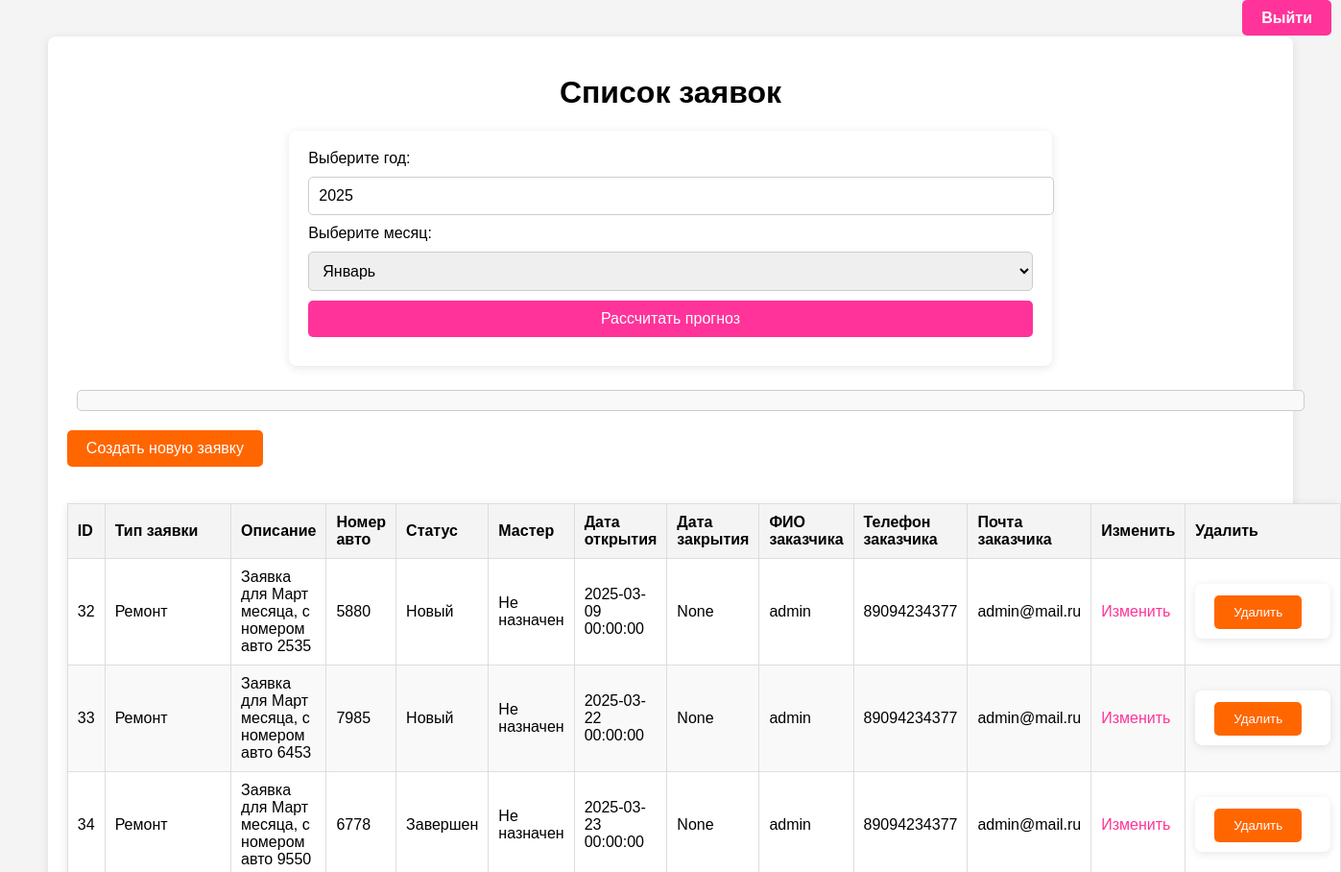
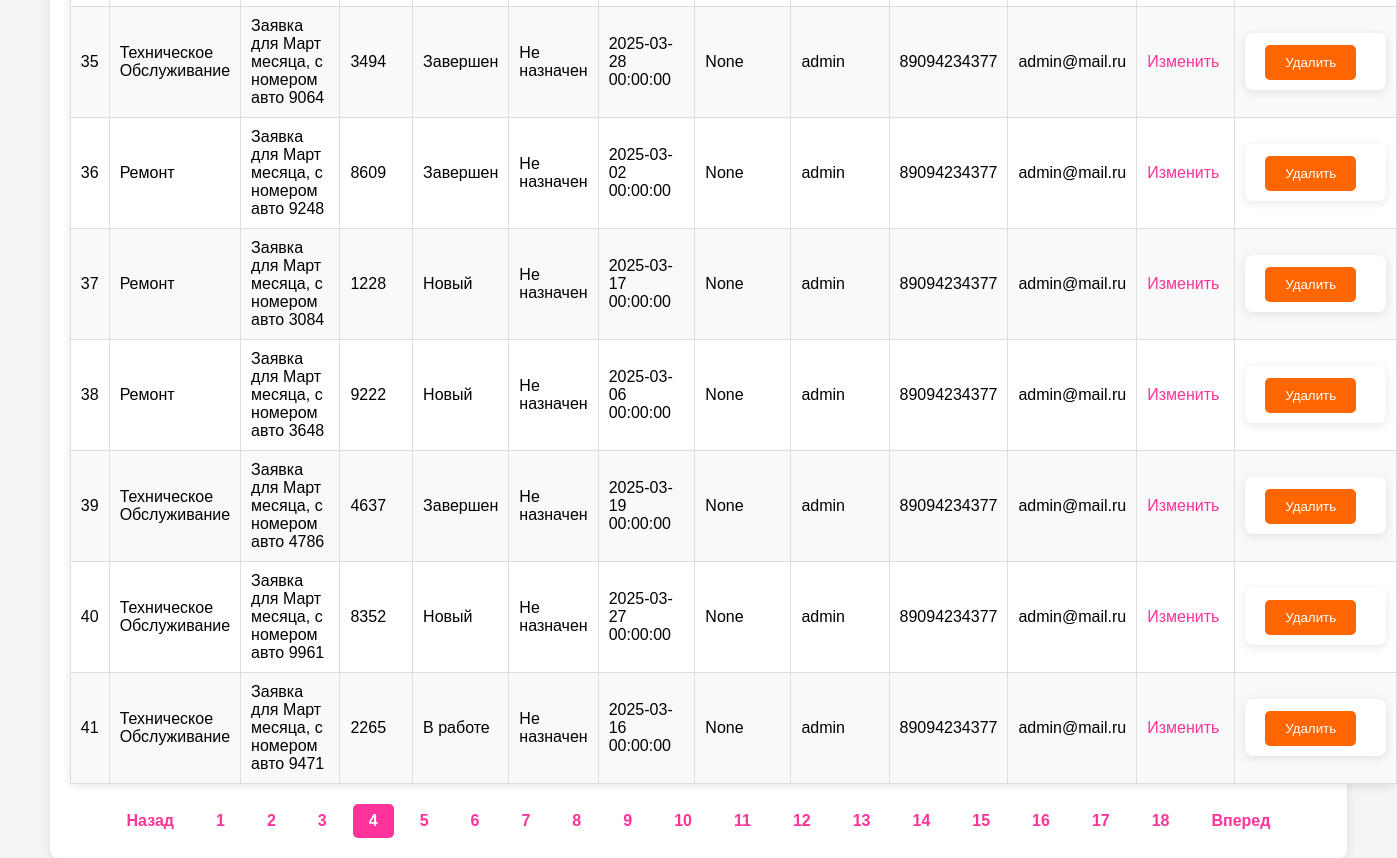
/admin/dashboard?page=4 (signed in), run on the app's committed database (2 pictures, top to bottom).
### models.py (models this page shows)
class Request(db.Model):
    id = db.Column(db.Integer, primary_key=True)
    user_id = db.Column(db.Integer, db.ForeignKey('user.id'), nullable=False)
    request_type = db.Column(db.String(100), nullable=False)
    description = db.Column(db.String(500), nullable=False)
    status = db.Column(db.String(50), default='new')
    date_opened = db.Column(db.DateTime, default=datetime.utcnow)
    date_closed = db.Column(db.DateTime)
    car_number = db.Column(db.String(20), nullable=False)
    master_id = db.Column(db.Integer, db.ForeignKey('user.id'), nullable=True)
    master = db.relationship('User', foreign_keys=[master_id])
    customer_name = db.Column(db.String(200), nullable=False)
    customer_phone = db.Column(db.String(20), nullable=False)
    customer_email = db.Column(db.String(120), nullable=False)
    user = db.relationship('User', foreign_keys=[user_id], backref='requests', lazy=True)

### admin.py (the view)
@admin.route('/dashboard', methods=['GET', 'POST'])
def dashboard():
    if 'user_id' not in session:
        return redirect(url_for('auth.login'))
    user = User.query.get(session['user_id'])
    current_year = datetime.now().year
    page = request.args.get('page', 1, type=int)
    per_page = 10
    if user.role == 'admin':
        total_requests = Request.query.count()
        requests = Request.query.offset((page - 1) * per_page).limit(per_page).all()
    else:
        total_requests = Request.query.filter_by(user_id=user.id).count()
        requests = Request.query.filter_by(user_id=user.id).offset((page - 1) * per_page).limit(per_page).all()
    total_pages = ceil(total_requests / per_page)
    return render_template('dashboard.html', requests=requests, current_year=current_year, page=page, total_pages=total_pages)

### templates/dashboard.html (shortened to what this page needs)
<!DOCTYPE html>
<html lang="ru">
<head>
    <link rel="stylesheet" href="{{ url_for('static', filename='style.css') }}">
</head>
<body>
    <div class="logout-btn">
        <a href="{{ url_for('auth.logout') }}" class="logout">Выйти</a>
    </div>
    <div class="container">
        <h1>Список заявок</h1>
        {% if session['role'] == 'admin' %}
            <div class="forecast-form">
                <form id="forecast-form">
                    <label for="year">Выберите год:</label>
                    <input type="number" name="year" id="year" value="{{ current_year }}" required>
                    <label for="month">Выберите месяц:</label>
                    <select name="month" id="month" required>
                        <option value="1">Январь</option>
                    </select>
                    <button type="submit">Рассчитать прогноз</button>
                </form>
                <div id="forecast-result" class="forecast-result"></div>
            </div>
        {% endif %}
        <a href="{{ url_for('requests.request_repair') }}" class="btn-create">Создать новую заявку</a><br><br>
        <table>
            <thead>
                <tr>
                    <th>ID</th>
                    <th>Тип заявки</th>
                    <th>Описание</th>
                    <th>Номер авто</th>
                    <th>Статус</th>
                    <th>Мастер</th>
                    <th>Дата открытия</th>
                    <th>Дата закрытия</th>
                    <th>ФИО заказчика</th>
                    <th>Телефон заказчика</th>
                    <th>Почта заказчика</th>
                    <th>Изменить</th>
                    <th>Удалить</th>
                </tr>
            </thead>
            <tbody>
                {% for request in requests %}
                <tr>
                    <td>{{ request.id }}</td>
                    <td>{{ request.request_type | replace("repair", "Ремонт") | replace("maintenance", "Техническое Обслуживание") }}</td>
                    <td>{{ request.description }}</td>
                    <td>{{ request.car_number }}</td>
                    <td>{{ request.status | replace("new", "Новый") | replace("in_work", "В работе") | replace("completed", "Завершен") }}</td>
                    <td>{{ request.master.full_name if request.master else 'Не назначен' }}</td>
                    <td>{{ request.date_opened }}</td>
                    <td>{{ request.date_closed }}</td>
                    <td>{{ request.customer_name }}</td>
                    <td>{{ request.customer_phone }}</td>
                    <td>{{ request.customer_email }}</td>
                    <td>
                        <a href="{{ url_for('requests.edit_request', request_id=request.id) }}">Изменить</a>
                    </td>
                    <td>
                        <form method="POST" action="{{ url_for('requests.delete_request', request_id=request.id) }}" style="display:inline;">
                            <button type="submit">Удалить</button>
                        </form>
                    </td>
                </tr>
                {% endfor %}
            </tbody>
        </table>
        {% if total_pages > 1 %}
        <div class="pagination">
            {% if page > 1 %}
                <a href="{{ url_for('admin.dashboard', page=page-1) }}">Назад</a>
            {% endif %}
            {% for p in range(1, total_pages+1) %}
                <a href="{{ url_for('admin.dashboard', page=p) }}" class="{% if p == page %}active{% endif %}">{{ p }}</a>
            {% endfor %}
            {% if page < total_pages %}
                <a href="{{ url_for('admin.dashboard', page=page+1) }}">Вперед</a>
            {% endif %}
        </div>
        {% endif %}
    </div>
</body>
</html>

### static/style.css (style rules this page uses)
body { font-family: Arial, sans-serif; background-color: #f4f4f4; margin: 0; padding: 0; }
h1 { text-align: center; margin-top: 20px; }
form { width: 60%; margin: 0 auto; padding: 20px; background-color: #fff; border-radius: 8px; box-shadow: 0 2px 10px rgba(0, 0, 0, 0.1); }
input, select, textarea { width: 100%; padding: 10px; margin: 10px 0; border-radius: 5px; border: 1px solid #ccc; }
button { padding: 10px 20px; background-color: #ff6600; border: none; color: #fff; border-radius: 5px; cursor: pointer; width: auto; margin-right: 10px; }
table { width: 90%; margin: 20px auto; border-collapse: collapse; background-color: #fff; }
th, td { padding: 10px; text-align: left; border: 1px solid #ddd; }
th { background-color: #f8f8f8; }
a { text-decoration: none; color: #ff3399; }
.container { width: 90%; margin: 0 auto; padding: 20px; background-color: #fff; border-radius: 8px; box-shadow: 0 2px 10px rgba(0, 0, 0, 0.1); }
.btn-create { background-color: #ff6600; color: white; padding: 10px 20px; text-decoration: none; border-radius: 5px; display: inline-block; }
.forecast-form { display: flex; flex-direction: column; gap: 10px; }
.forecast-form input, .forecast-form select, .forecast-form button { padding: 10px; font-size: 16px; border-radius: 5px; border: 1px solid #ccc; }
.forecast-form button { background-color: #ff3399; color: white; border: none; cursor: pointer; }
.forecast-result { margin-left: 10px; padding: 10px; font-size: 16px; color: #333; background-color: #f9f9f9; border-radius: 5px; border: 1px solid #ccc; margin-bottom: 20px; }
@media (max-width: 1919px) { .forecast-form { flex-direction: column; align-items: stretch; } }
@media (max-width: 1919px) { .forecast-result { margin-top: 15px; width: 100%; } }
@media (max-width: 1919px) { .forecast-form input, .forecast-form select, .forecast-form button { width: 100%; margin-bottom: 10px; } }
table { width: 100%; margin-top: 20px; border-collapse: collapse; background-color: #fff; border-radius: 8px; box-shadow: 0 2px 10px rgba(0, 0, 0, 0.1); }
th { background-color: #f4f4f4; }
tr:nth-child(even) { background-color: #f9f9f9; }
.pagination { display: flex; justify-content: center; gap: 10px; margin-top: 20px; }
.pagination a { text-decoration: none; color: #ff3399; font-weight: bold; padding: 8px 16px; border-radius: 5px; }
.pagination .active { background-color: #ff3399; color: white; }
.logout-btn { text-align: right; margin: 10px; }
.logout { background-color: #ff3399; color: white; padding: 10px 20px; text-decoration: none; border-radius: 5px; font-weight: bold; }

### data on the page
Request: id "32", request_type "Ремонт", description "Заявка для Март месяца, с номером авто 2535", car_number "5880", status "Новый", master "Не назначен", date_opened "2025-03-09 00:00:00", date_closed "None", customer_name "admin", customer_phone "89094234377", customer_email "admin@mail.ru"
Request: id "33", request_type "Ремонт", description "Заявка для Март месяца, с номером авто 6453", car_number "7985", status "Новый", master "Не назначен", date_opened "2025-03-22 00:00:00", date_closed "None", customer_name "admin", customer_phone "89094234377", customer_email "admin@mail.ru"
Request: id "34", request_type "Ремонт", description "Заявка для Март месяца, с номером авто 9550", car_number "6778", status "Завершен", master "Не назначен", date_opened "2025-03-23 00:00:00", date_closed "None", customer_name "admin", customer_phone "89094234377", customer_email "admin@mail.ru"
Request: id "35", request_type "Техническое Обслуживание", description "Заявка для Март месяца, с номером авто 9064", car_number "3494", status "Завершен", master "Не назначен", date_opened "2025-03-28 00:00:00", date_closed "None", customer_name "admin", customer_phone "89094234377", customer_email "admin@mail.ru"
Request: id "36", request_type "Ремонт", description "Заявка для Март месяца, с номером авто 9248", car_number "8609", status "Завершен", master "Не назначен", date_opened "2025-03-02 00:00:00", date_closed "None", customer_name "admin", customer_phone "89094234377", customer_email "admin@mail.ru"
Request: id "37", request_type "Ремонт", description "Заявка для Март месяца, с номером авто 3084", car_number "1228", status "Новый", master "Не назначен", date_opened "2025-03-17 00:00:00", date_closed "None", customer_name "admin", customer_phone "89094234377", customer_email "admin@mail.ru"
Request: id "38", request_type "Ремонт", description "Заявка для Март месяца, с номером авто 3648", car_number "9222", status "Новый", master "Не назначен", date_opened "2025-03-06 00:00:00", date_closed "None", customer_name "admin", customer_phone "89094234377", customer_email "admin@mail.ru"
Request: id "39", request_type "Техническое Обслуживание", description "Заявка для Март месяца, с номером авто 4786", car_number "4637", status "Завершен", master "Не назначен", date_opened "2025-03-19 00:00:00", date_closed "None", customer_name "admin", customer_phone "89094234377", customer_email "admin@mail.ru"
Request: id "40", request_type "Техническое Обслуживание", description "Заявка для Март месяца, с номером авто 9961", car_number "8352", status "Новый", master "Не назначен", date_opened "2025-03-27 00:00:00", date_closed "None", customer_name "admin", customer_phone "89094234377", customer_email "admin@mail.ru"
Request: id "41", request_type "Техническое Обслуживание", description "Заявка для Март месяца, с номером авто 9471", car_number "2265", status "В работе", master "Не назначен", date_opened "2025-03-16 00:00:00", date_closed "None", customer_name "admin", customer_phone "89094234377", customer_email "admin@mail.ru"

### other printed values
{{ p }} "1" "2" "3" "4" "5" "6" "7" "8" "9" "10" "11" "12" "13" "14" "15" "16" "17" "18"
